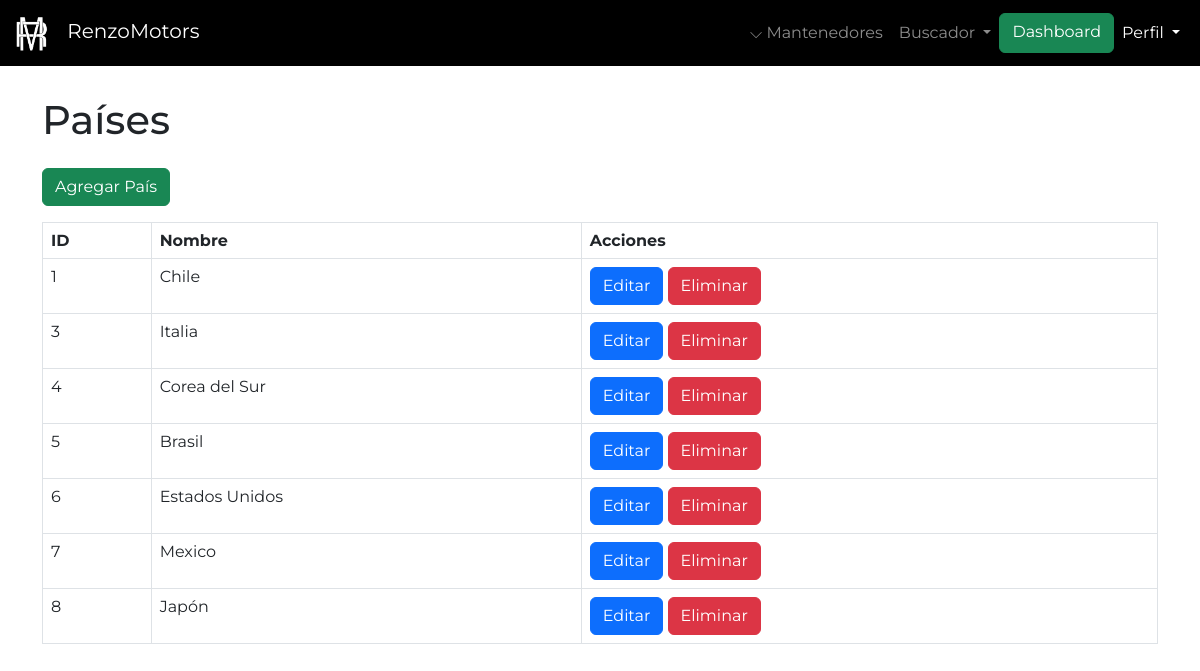
The page /admin/mantenedores/paises/mantenedor_paises.php (signed in) on the database as committed earlier.
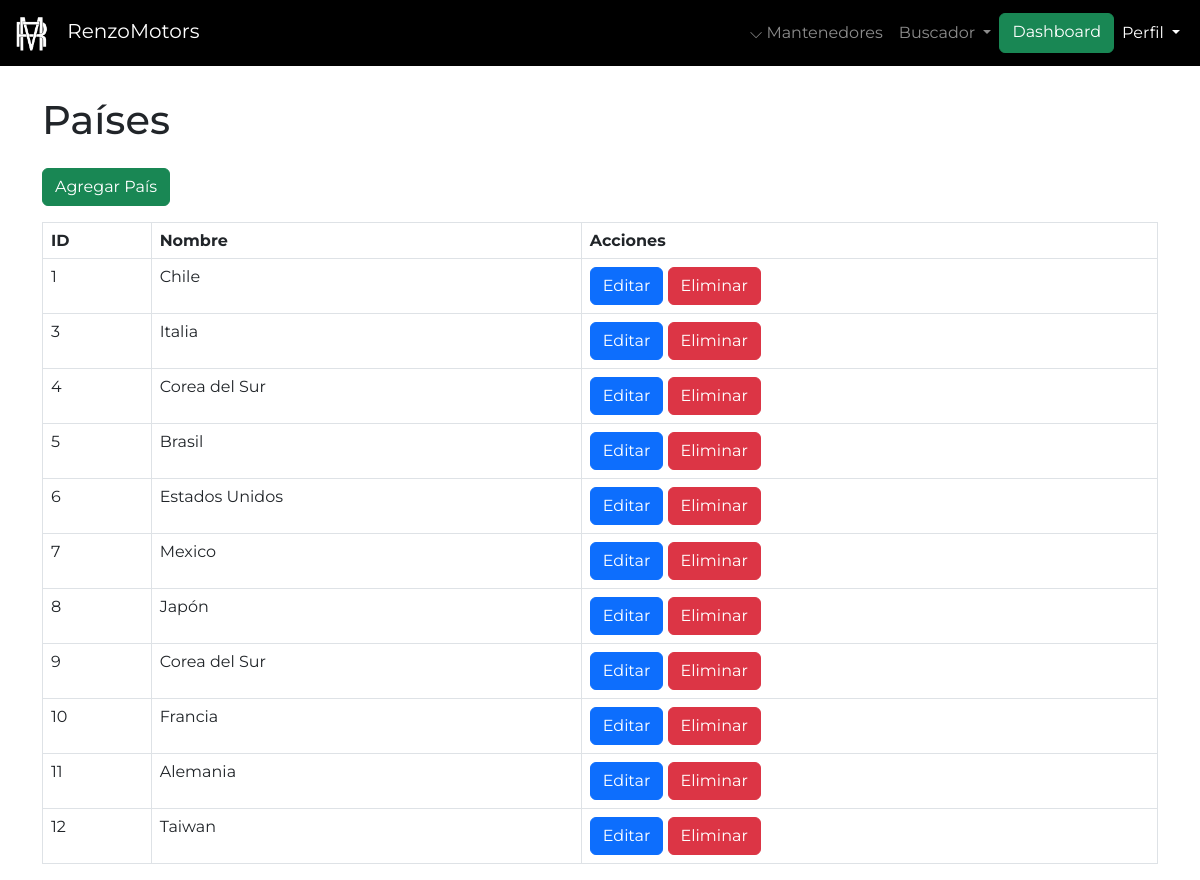
The same page on the database as committed later.
### tables this page shows
CREATE TABLE `pais` (
  `id_pais` int(11) NOT NULL,
  `nombre_pais` varchar(100) NOT NULL
);

### admin/mantenedores/paises/mantenedor_paises.php (the view, shortened to what this page needs)
<?php
include '../../../config/conexion.php';
include '../../navbaradmin.php';
?>
<!DOCTYPE html>
<html lang="es">
<head>
    <link href="https://cdn.jsdelivr.net/npm/bootstrap@5.3.0/dist/css/bootstrap.min.css" rel="stylesheet">
</head>
<body class="pt-5">
    <div class="container mt-5">
        <h1 class="mb-4">Países</h1>
        <a href="crear_pais.php" class="btn btn-success mb-3">Agregar País</a>
        <table class="table table-bordered">
            <thead>
                <tr>
                    <th>ID</th>
                    <th>Nombre</th>
                    <th>Acciones</th>
                </tr>
            </thead>
            <tbody>
                <?php
                $resultado = mysqli_query($conexion, "SELECT * FROM pais");
                while ($fila = mysqli_fetch_assoc($resultado)) {
                    echo "<tr>
                            <td>{$fila['id_pais']}</td>
                            <td>{$fila['nombre_pais']}</td>
                            <td>
                                <a href='editar_pais.php?id={$fila['id_pais']}' class='btn btn-primary'>Editar</a>
                                <a href='eliminar_pais.php?id={$fila['id_pais']}' class='btn btn-danger' onclick='return confirm(\"¿Estás seguro de eliminar este país?\");'>Eliminar</a>
                            </td>
                          </tr>";
                }
                ?>
            </tbody>
        </table>
    </div>
</body>
</html>

Rows that differ between the two databases and show on the page:
added pais: id_pais "9", nombre_pais "Corea del Sur"
added pais: id_pais "10", nombre_pais "Francia"
added pais: id_pais "11", nombre_pais "Alemania"
added pais: id_pais "12", nombre_pais "Taiwan"
